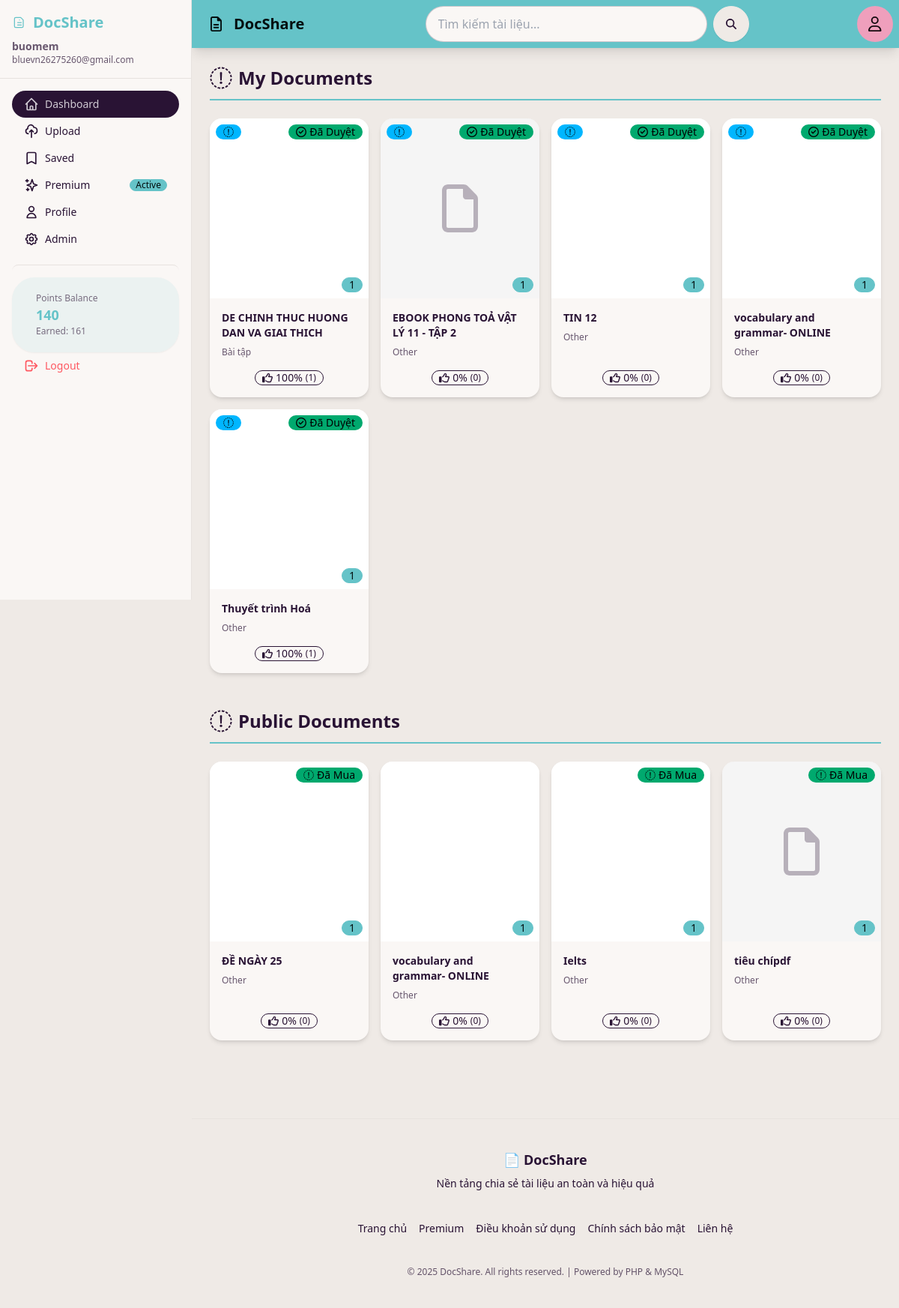
/dashboard.php (signed in), run on the app's committed database.
### tables this page shows
CREATE TABLE `users` (
  `id` int NOT NULL,
  `username` varchar(50) NOT NULL,
  `email` varchar(100) NOT NULL,
  `role` enum('user','admin') DEFAULT 'user',
  `password` varchar(255) NOT NULL,
  `created_at` timestamp NULL DEFAULT CURRENT_TIMESTAMP,
  `verified_documents_count` int DEFAULT '0'
);

CREATE TABLE `user_points` (
  `id` int NOT NULL,
  `user_id` int NOT NULL,
  `current_points` int DEFAULT '0',
  `total_earned` int DEFAULT '0',
  `total_spent` int DEFAULT '0',
  `last_updated` timestamp NULL DEFAULT CURRENT_TIMESTAMP ON UPDATE CURRENT_TIMESTAMP
);

CREATE TABLE `documents` (
  `id` int NOT NULL,
  `user_id` int NOT NULL,
  `original_name` varchar(255) NOT NULL,
  `file_name` varchar(255) NOT NULL,
  `description` text,
  `created_at` timestamp NULL DEFAULT CURRENT_TIMESTAMP,
  `is_public` tinyint(1) DEFAULT '1',
  `status` enum('pending','approved','rejected') DEFAULT 'pending',
  `views` int DEFAULT '0',
  `downloads` int DEFAULT '0',
  `admin_points` int DEFAULT '0',
  `user_price` int DEFAULT '0'
);

CREATE TABLE `categories` (
  `id` int NOT NULL,
  `name` varchar(100) NOT NULL,
  `type` enum('field','subject','level','curriculum','doc_type') NOT NULL,
  `description` text,
  `parent_id` int DEFAULT NULL,
  `sort_order` int DEFAULT '0',
  `is_active` tinyint(1) DEFAULT '1',
  `created_at` timestamp NULL DEFAULT CURRENT_TIMESTAMP
);

### dashboard.php (the view, shortened to what the rows shown need)
<?php
require_once 'config/auth.php';
require_once 'config/premium.php';
require_once 'config/points.php';
require_once 'config/categories.php';
$user_id = getCurrentUserId();
$my_docs = mysqli_query($conn, "SELECT * FROM documents WHERE user_id=$user_id ORDER BY created_at DESC");
$public_docs = mysqli_query($conn, "
    SELECT d.*, u.username FROM documents d
    JOIN users u ON d.user_id = u.id
    WHERE d.is_public = TRUE AND d.user_id != $user_id AND d.status = 'approved'
    ORDER BY d.created_at DESC
");
?>
<?php include 'includes/head.php'; ?>
<?php include 'includes/sidebar.php'; ?>
<div class="drawer-content flex flex-col">
    <?php include 'includes/navbar.php'; ?>
    <main class="flex-1 p-6">
        <div class="mb-12">
            <h2 class="text-2xl font-bold mb-6 pb-3 border-b-2 border-primary flex items-center gap-2">
                <i class="fa-regular fa-book fa-lg"></i>
                My Documents
            </h2>
            <div class="grid grid-cols-2 md:grid-cols-3 lg:grid-cols-4 xl:grid-cols-4 gap-4">
            <?php
            if(mysqli_num_rows($my_docs) > 0) {
                while($doc = mysqli_fetch_assoc($my_docs)) {
                    $doc_id = $doc['id'];
                    $ext = strtolower(pathinfo($doc['file_name'], PATHINFO_EXTENSION));
                    $file_path = "uploads/" . $doc['file_name'];
                    $likes = mysqli_num_rows(mysqli_query($conn, "SELECT * FROM document_interactions WHERE document_id=$doc_id AND type='like'"));
                    $dislikes = mysqli_num_rows(mysqli_query($conn, "SELECT * FROM document_interactions WHERE document_id=$doc_id AND type='dislike'"));
                    $total_interactions = $likes + $dislikes;
                    $like_percentage = $total_interactions > 0 ? round(($likes / $total_interactions) * 100) : 0;
                    $doc_categories = getDocumentCategoriesGrouped($doc_id);
                    $doc_type = '';
                    if(isset($doc_categories['doc_type']) && !empty($doc_categories['doc_type'])) {
                        $doc_type = htmlspecialchars($doc_categories['doc_type'][0]['name']);
                    } else {
                        $doc_type = 'Other';
                    }
                    $is_pdf = ($ext === 'pdf');
                    $is_docx = in_array($ext, ['doc', 'docx']);
                    $preview_id = 'preview_' . $doc_id;
                    $page_count_id = 'pagecount_' . $doc_id;
                    $doc_name_without_ext = preg_replace('/\.[^.]+$/', '', $doc['original_name']);
                    $status_badge = '';
                    if($doc['status'] == 'pending') {
                        $status_badge = '<div class="badge badge-warning absolute top-2 right-2 z-10 gap-1"><i class="fa-regular fa-clock"></i> Đang Duyệt</div>';
                    } elseif($doc['status'] == 'rejected') {
                        $status_badge = '<div class="badge badge-error absolute top-2 right-2 z-10 gap-1"><i class="fa-regular fa-circle-xmark"></i> Đã Từ Chối</div>';
                    } elseif($doc['status'] == 'approved') {
                        $status_badge = '<div class="badge badge-success absolute top-2 right-2 z-10 gap-1"><i class="fa-regular fa-circle-check"></i> Đã Duyệt</div>';
                    }
                    $privacy_badge = '';
                    if($doc['is_public'] == 1) {
                        $privacy_badge = '<div class="badge badge-info absolute top-2 left-2 z-10 gap-1"><i class="fa-regular fa-globe"></i></div>';
                    } else {
                        $privacy_badge = '<div class="badge badge-neutral absolute top-2 left-2 z-10 gap-1"><i class="fa-regular fa-lock"></i></div>';
                    }
                    $thumbnail = $doc['thumbnail'] ?? null;
                    $page_count = isset($doc['total_pages']) && $doc['total_pages'] > 0 ? $doc['total_pages'] : 1;
                    $preview_content = '';
                    $is_image = in_array($ext, ['jpg', 'jpeg', 'png', 'gif', 'webp']);
                    $thumbnail_file_path = 'uploads/' . $thumbnail;
                    $thumbnail_file_exists = $thumbnail && file_exists($thumbnail_file_path);
                    if ($thumbnail_file_exists) {
                        $preview_content = '<img src="uploads/' . htmlspecialchars($thumbnail) . '" alt="Thumbnail" style="width: 100%; height: 100%; object-fit: cover;" onerror="this.style.display=\'none\'; this.parentElement.innerHTML=\'<div class=\\\'flex items-center justify-center h-full\\\'><i class=\\\'fa-regular fa-file fa-4x text-base-content/30\\\'></i></div>\';" />';
                        $use_thumbnail = true;
                    } elseif($is_pdf) {
                        $preview_content = '<div class="flex items-center justify-center h-full"><i class="fa-regular fa-file-pdf fa-4x text-base-content/30"></i></div>';
                    } elseif($is_docx) {
                        $preview_content = '<div class="docx-preview-container" style="width: 100%; height: 100%;"></div>';
                    } elseif($is_image) {
                        $preview_content = '<img src="' . $file_path . '" onerror="this.style.display=\'none\'; this.parentElement.innerHTML=\'<div class=\\\'flex items-center justify-center h-full\\\'><i class=\\\'fa-regular fa-file fa-4x text-base-content/30\\\'></i></div>\';" />';
                    }
                    echo '
                    <div class="card bg-base-100 shadow-md hover:shadow-xl transition-shadow cursor-pointer" onclick="window.location.href=\'view.php?id=' . $doc_id . '\'">
                        <figure class="relative h-60 bg-base-200">
                            <div class="document-preview w-full h-full" id="' . $preview_id . '">
                                ' . $preview_content . '
                            </div>
                            <div class="badge badge-primary absolute bottom-2 right-2" id="' . $page_count_id . '">' . $page_count . '</div>
                            ' . $status_badge . '
                            ' . $privacy_badge . '
                        </figure>
                        <div class="card-body p-4">
                            <h3 class="card-title text-sm line-clamp-2">' . htmlspecialchars($doc_name_without_ext) . '</h3>
                            <p class="text-xs text-base-content/70">' . htmlspecialchars($doc_type) . '</p>
                            <div class="card-actions justify-center mt-2">
                                <div class="badge badge-outline gap-1">
                                    <i class="fa-regular fa-thumbs-up"></i>
                                    <span>' . $like_percentage . '%</span>
                                    <span class="text-xs">(' . $likes . ')</span>
                                </div>
                            </div>
                        </div>
                    </div>
                    ';
                }
            } else {
                echo '<div class="col-span-full text-center p-10 bg-base-100 rounded-box shadow">No documents uploaded yet</div>';
            }
            ?>
            </div>
        </div>
        <div>
            <h2 class="text-2xl font-bold mb-6 pb-3 border-b-2 border-primary flex items-center gap-2">
                <i class="fa-regular fa-globe fa-lg"></i>
                Public Documents
            </h2>
            <div class="grid grid-cols-2 md:grid-cols-3 lg:grid-cols-4 xl:grid-cols-4 gap-4">
            <?php
            if(mysqli_num_rows($public_docs) > 0) {
                while($doc = mysqli_fetch_assoc($public_docs)) {
                    $doc_id = $doc['id'];
                    $ext = strtolower(pathinfo($doc['file_name'], PATHINFO_EXTENSION));
                    $file_path = "uploads/" . $doc['file_name'];
                    $likes = mysqli_num_rows(mysqli_query($conn, "SELECT * FROM document_interactions WHERE document_id=$doc_id AND type='like'"));
                    $dislikes = mysqli_num_rows(mysqli_query($conn, "SELECT * FROM document_interactions WHERE document_id=$doc_id AND type='dislike'"));
                    $total_interactions = $likes + $dislikes;
                    $like_percentage = $total_interactions > 0 ? round(($likes / $total_interactions) * 100) : 0;
                    $doc_categories = getDocumentCategoriesGrouped($doc_id);
                    $doc_type = '';
                    if(isset($doc_categories['doc_type']) && !empty($doc_categories['doc_type'])) {
                        $doc_type = htmlspecialchars($doc_categories['doc_type'][0]['name']);
                    } else {
                        $doc_type = 'Other';
                    }
                    $is_pdf = ($ext === 'pdf');
                    $is_docx = in_array($ext, ['doc', 'docx']);
                    $preview_id = 'preview_public_' . $doc_id;
                    $page_count_id = 'pagecount_public_' . $doc_id;
                    $doc_name_without_ext = preg_replace('/\.[^.]+$/', '', $doc['original_name']);
                    $has_purchased = canUserDownloadDocument($user_id, $doc_id);
                    $purchased_badge = $has_purchased ? '<div class="badge badge-success absolute top-2 right-2 z-10 gap-1"><i class="fa-regular fa-cart-shopping"></i> Đã Mua</div>' : '';
                    $thumbnail = $doc['thumbnail'] ?? null;
                    $page_count = isset($doc['total_pages']) && $doc['total_pages'] > 0 ? $doc['total_pages'] : 1;
                    $preview_content = '';
                    $is_image = in_array($ext, ['jpg', 'jpeg', 'png', 'gif', 'webp']);
                    $thumbnail_file_path = 'uploads/' . $thumbnail;
                    $thumbnail_file_exists = $thumbnail && file_exists($thumbnail_file_path);
                    if ($thumbnail_file_exists) {
                        $preview_content = '<img src="uploads/' . htmlspecialchars($thumbnail) . '" alt="Thumbnail" style="width: 100%; height: 100%; object-fit: cover;" onerror="this.style.display=\'none\'; this.parentElement.innerHTML=\'<div class=\\\'flex items-center justify-center h-full\\\'><i class=\\\'fa-regular fa-file fa-4x text-base-content/30\\\'></i></div>\';" />';
                        $use_thumbnail = true;
                    } elseif($is_pdf) {
                        $preview_content = '<div class="flex items-center justify-center h-full"><i class="fa-regular fa-file-pdf fa-4x text-base-content/30"></i></div>';
                    } elseif($is_docx) {
                        $preview_content = '<div class="docx-preview-container" style="width: 100%; height: 100%;"></div>';
                    } elseif($is_image) {
                        $preview_content = '<img src="' . $file_path . '" onerror="this.style.display=\'none\'; this.parentElement.innerHTML=\'<div class=\\\'flex items-center justify-center h-full\\\'><i class=\\\'fa-regular fa-image fa-4x text-base-content/30\\\'></i></div>\';" />';
                    }
                    echo '
                    <div class="card bg-base-100 shadow-md hover:shadow-xl transition-shadow cursor-pointer" onclick="window.location.href=\'view.php?id=' . $doc_id . '\'">
                        <figure class="relative h-60 bg-base-200">
                            <div class="document-preview w-full h-full" id="' . $preview_id . '">
                                ' . $preview_content . '
                            </div>
                            <div class="badge badge-primary absolute bottom-2 right-2" id="' . $page_count_id . '">' . $page_count . '</div>
                            ' . $purchased_badge . '
                        </figure>
                        <div class="card-body p-4">
                            <h3 class="card-title text-sm line-clamp-2">' . htmlspecialchars($doc_name_without_ext) . '</h3>
                            <p class="text-xs text-base-content/70">' . htmlspecialchars($doc_type) . '</p>
                            <div class="card-actions justify-center mt-2">
                                <div class="badge badge-outline gap-1">
                                    <i class="fa-regular fa-thumbs-up"></i>
                                    <span>' . $like_percentage . '%</span>
                                    <span class="text-xs">(' . $likes . ')</span>
                                </div>
                            </div>
                        </div>
                    </div>
                    ';
                }
            } else {
                echo '<div class="col-span-full text-center p-10 bg-base-100 rounded-box shadow">No public documents available</div>';
            }
            ?>
            </div>
        </div>
    </main>
    <?php include 'includes/footer.php'; ?>

### includes/sidebar.php (shortened to what the rows shown need)
<?php
require_once __DIR__ . '/../config/auth.php';
require_once __DIR__ . '/../config/points.php';
$user_points = null;
$user_info = null;
if(isset($_SESSION['user_id'])) {
    $user_id = getCurrentUserId();
    $user_points = getUserPoints($user_id);
    $user_info = getUserInfo($user_id);
}
?>
<div class="drawer lg:drawer-open">
    <div class="drawer-side z-50">
        <aside class="w-64 min-h-full bg-base-100 border-r border-base-300">
            <div class="p-4 border-b border-base-300">
                <h2 class="text-xl font-bold text-primary flex items-center gap-2">
                    <svg xmlns="http://www.w3.org/2000/svg" fill="none" viewBox="0 0 24 24" stroke-width="1.5" stroke="currentColor" class="w-5 h-5">
                        <path stroke-linecap="round" stroke-linejoin="round" d="M9 12h6m-6 4h6m-3-8h.01M4 6a2 2 0 012-2h8l4 4v10a2 2 0 01-2 2H6a2 2 0 01-2-2V6z" />
                    </svg>
                    DocShare
                </h2>
                <?php if(isset($_SESSION['user_id'])): ?>
                    <div class="mt-2 text-sm text-base-content/70">
                        <div class="font-semibold"><?= htmlspecialchars($user_info['username'] ?? getCurrentUsername()) ?></div>
                        <div class="text-xs"><?= htmlspecialchars($user_info['email'] ?? '') ?></div>
                    </div>
                <?php endif; ?>
            </div>
            <ul class="menu p-4 w-full text-base-content">
                <?php if(isset($_SESSION['user_id'])): ?>
                    <?php if($user_points): ?>
                        <li>
                            <div class="stats stats-vertical shadow-sm bg-primary/10">
                                <div class="stat py-3 px-4">
                                    <div class="stat-title text-xs">Points Balance</div>
                                    <div class="stat-value text-lg text-primary"><?= number_format($user_points['current_points']) ?></div>
                                    <div class="stat-desc text-xs">Earned: <?= number_format($user_points['total_earned']) ?></div>
                                </div>
                            </div>
                        </li>
                    <?php endif; ?>
                <?php endif; ?>
            </ul>
        </aside>
    </div>

### data on the page
users: username "buomem", email "bluevn26275260@gmail.com"
user_points: current_points "140", total_earned "161"
documents: page_count "1", status "approved" (drawn), is_public 1 (drawn), original_name "DE CHINH THUC HUONG DAN VA GIAI THICH", categories.name "Bài tập", like_percentage "100", likes "1"
documents: page_count "1", status "approved" (drawn), is_public 1 (drawn), original_name "EBOOK PHONG TOẢ VẬT LÝ 11 - TẬP 2", doc_type "Other", like_percentage "0", likes "0"
documents: page_count "1", status "approved" (drawn), is_public 1 (drawn), original_name "TIN 12", doc_type "Other", like_percentage "0", likes "0"
documents: page_count "1", status "approved" (drawn), is_public 1 (drawn), original_name "vocabulary and grammar- ONLINE", doc_type "Other", like_percentage "0", likes "0"
documents: page_count "1", status "approved" (drawn), is_public 1 (drawn), original_name "Thuyết trình Hoá", doc_type "Other", like_percentage "100", likes "1"
documents: page_count "1", shows "Đã Mua", original_name "ĐỀ NGÀY 25", doc_type "Other", like_percentage "0", likes "0"
documents: page_count "1", original_name "vocabulary and grammar- ONLINE", doc_type "Other", like_percentage "0", likes "0"
documents: page_count "1", shows "Đã Mua", original_name "Ielts", doc_type "Other", like_percentage "0", likes "0"
documents: page_count "1", shows "Đã Mua", original_name "tiêu chípdf", doc_type "Other", like_percentage "0", likes "0"
